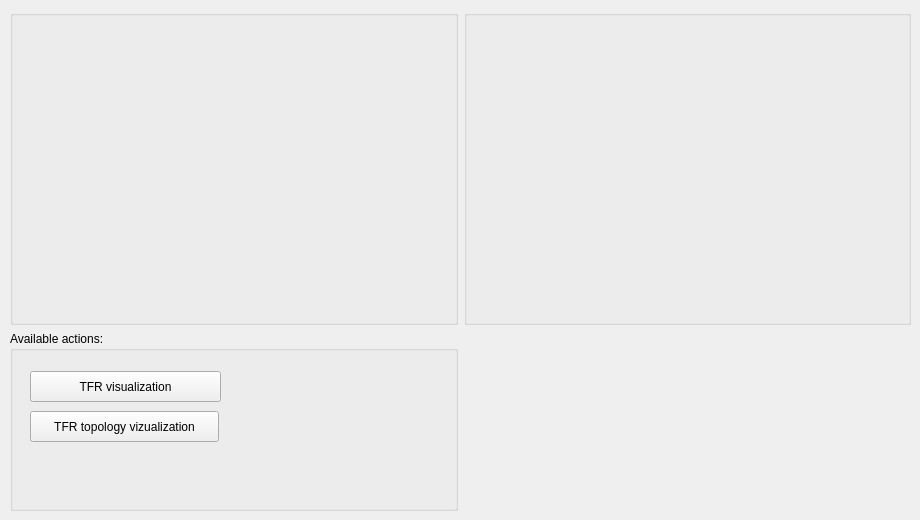
            <widget class="QWidget" name="tabTFR">
             <attribute name="title">
              <string>TFR</string>
             </attribute>
             <widget class="QWidget" name="gridLayoutWidget_3">
              <property name="geometry">
               <rect>
                <x>10</x>
                <y>10</y>
                <width>901</width>
                <height>501</height>
               </rect>
              </property>
              <layout class="QGridLayout" name="gridLayout_8">
               <item row="0" column="0">
                <widget class="QGroupBox" name="groupBoxEpochsTFR">
                 <property name="title">
                  <string/>
                 </property>
                </widget>
               </item>
               <item row="0" column="1">
                <widget class="QGroupBox" name="groupBoxEpochParamsTFR">
                 <property name="title">
                  <string/>
                 </property>
                </widget>
               </item>
               <item row="1" column="0">
                <widget class="QGroupBox" name="groupBoxAvailableTFR">
                 <property name="maximumSize">
                  <size>
                   <width>500</width>
                   <height>180</height>
                  </size>
                 </property>
                 <property name="title">
                  <string>Available actions:</string>
                 </property>
                 <widget class="QPushButton" name="pushButtonTFRTopology">
                  <property name="geometry">
                   <rect>
                    <x>20</x>
                    <y>80</y>
                    <width>189</width>
                    <height>31</height>
                   </rect>
                  </property>
                  <property name="text">
                   <string>TFR topology vizualization</string>
                  </property>
                 </widget>
                 <widget class="QPushButton" name="pushButtonTFR">
                  <property name="geometry">
                   <rect>
                    <x>20</x>
                    <y>40</y>
                    <width>191</width>
                    <height>31</height>
                   </rect>
                  </property>
                  <property name="text">
                   <string>TFR visualization</string>
                  </property>
                 </widget>
                </widget>
               </item>
              </layout>
             </widget>
            </widget>
